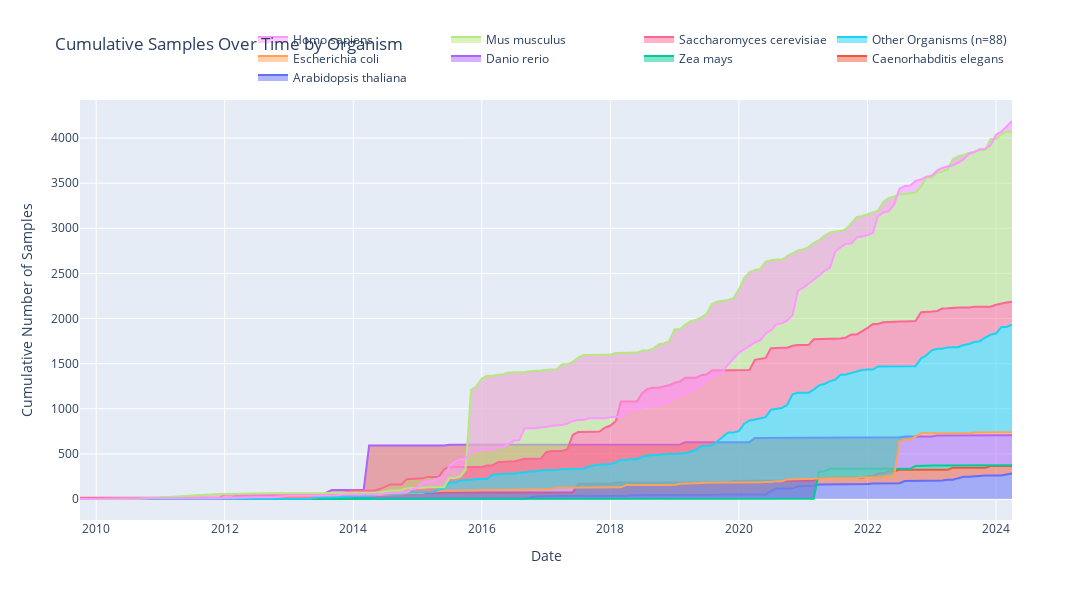

Source (notebook cell):
### Code cell
import plotly.graph_objs as go
from plotly.subplots import make_subplots

def generate_cumulative_entries_plot(df, organism_order):
    # Group the dataframe by date and organism, calculate the size, unstack, fill NaN with 0, and cumulatively sum
    cumsum_df = df.groupby(['Date', 'ScientificName']).size().unstack().fillna(0).cumsum()

    # Reindex the columns based on the organism order
    cumsum_df = cumsum_df.reindex(organism_order, axis=1)

    # Create a new figure with subplots
    fig = make_subplots(rows=1, cols=1)

    # Iterate over the organisms and add traces to the plot
    for organism in organism_order:
        fig.add_trace(go.Scatter(x=cumsum_df.index,
                                 y=cumsum_df[organism],
                                 mode='lines',
                                 name=organism,
                                 fill='tonexty'
                                 ), row=1, col=1)

    # Customize the layout
    fig.update_layout(
        title='Cumulative Samples Over Time by Organism',
        xaxis_title='Date',
        yaxis_title='Cumulative Number of Samples',
        # legend_title='Organism',
        legend=dict(orientation='h', yanchor='bottom', y=1.02, xanchor='right', x=1),
        height=600,
        width=1200
    )

    # Set the x-axis range to the date range in the data
    latest_date = df['Date'].max()
    fig.update_xaxes(range=[df['Date'].min(), latest_date])

    return fig

# Call the function with your dataframe and organism order
fig = generate_cumulative_entries_plot(df, organism_order)

# Display the plot
fig.show()

### Figure 1 — Plotly figure (JSON) as saved in the notebook; plotly's stock layout.template omitted (floating-point values rounded to 4 significant figures; data arrays with more than 128 entries replaced by an {"elided": "..."} marker saying what was removed)
{"data": [{"fill": "tonexty", "mode": "lines", "name": "Arabidopsis thaliana", "type": "scatter", "x": {"elided": "144 str values"}, "xaxis": "x", "y": {"elided": "144 int values"}, "yaxis": "y"}, {"fill": "tonexty", "mode": "lines", "name": "Caenorhabditis elegans", "type": "scatter", "x": {"elided": "144 str values"}, "xaxis": "x", "y": {"elided": "144 int values"}, "yaxis": "y"}, {"fill": "tonexty", "mode": "lines", "name": "Zea mays", "type": "scatter", "x": {"elided": "144 str values"}, "xaxis": "x", "y": {"elided": "144 int values"}, "yaxis": "y"}, {"fill": "tonexty", "mode": "lines", "name": "Danio rerio", "type": "scatter", "x": {"elided": "144 str values"}, "xaxis": "x", "y": {"elided": "144 int values"}, "yaxis": "y"}, {"fill": "tonexty", "mode": "lines", "name": "Escherichia coli", "type": "scatter", "x": {"elided": "144 str values"}, "xaxis": "x", "y": {"elided": "144 int values"}, "yaxis": "y"}, {"fill": "tonexty", "mode": "lines", "name": "Other Organisms (n=88)", "type": "scatter", "x": {"elided": "144 str values"}, "xaxis": "x", "y": {"elided": "144 int values"}, "yaxis": "y"}, {"fill": "tonexty", "mode": "lines", "name": "Saccharomyces cerevisiae", "type": "scatter", "x": {"elided": "144 str values"}, "xaxis": "x", "y": {"elided": "144 int values"}, "yaxis": "y"}, {"fill": "tonexty", "mode": "lines", "name": "Mus musculus", "type": "scatter", "x": {"elided": "144 str values"}, "xaxis": "x", "y": {"elided": "144 int values"}, "yaxis": "y"}, {"fill": "tonexty", "mode": "lines", "name": "Homo sapiens", "type": "scatter", "x": {"elided": "144 str values"}, "xaxis": "x", "y": {"elided": "144 int values"}, "yaxis": "y"}], "layout": {"height": 600, "legend": {"orientation": "h", "x": 1, "xanchor": "right", "y": 1.02, "yanchor": "bottom"}, "title": {"text": "Cumulative Samples Over Time by Organism"}, "width": 1200, "xaxis": {"anchor": "y", "domain": [0, 1], "range": ["2009-10-01T00:00:00", "2024-04-01T00:00:00"], "title": {"text": "Date"}}, "yaxis": {"anchor": "x", "domain": [0, 1], "title": {"text": "Cumulative Number of Samples"}}}}
